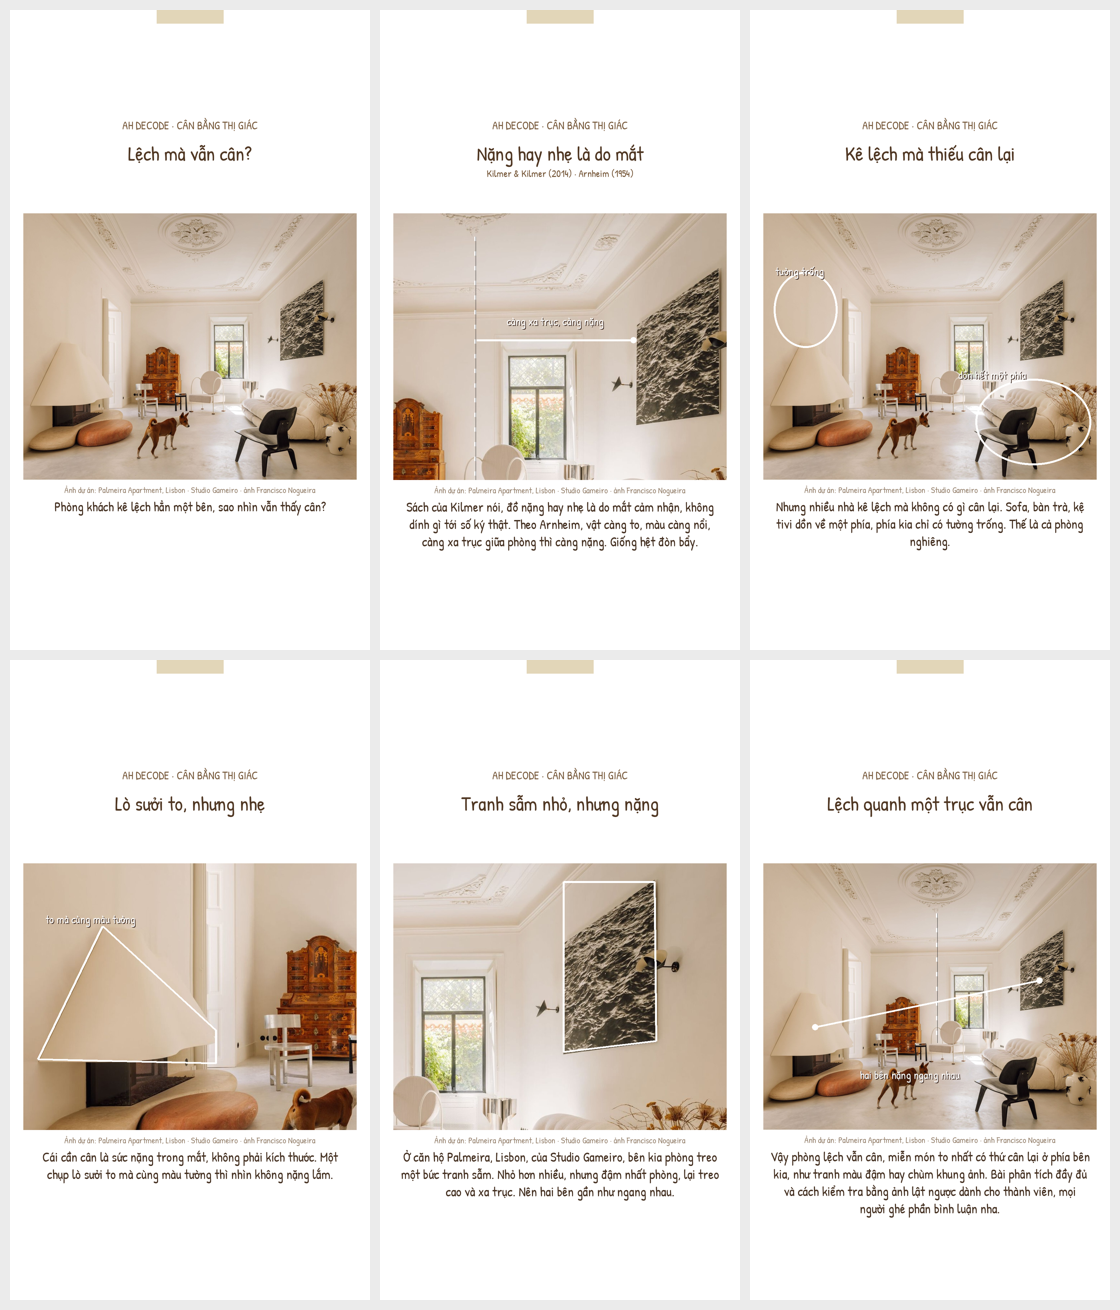

Generate this figure with Python:
from PIL import Image, ImageDraw, ImageFont
from scenes import SC, HEAD, CREDIT
F=lambda s: ImageFont.truetype('/tmp/ph.ttf', s)
src=Image.open('source.png').convert('RGB'); K=2500/1932
def wrap(d,t,f,w):
    out=[];cur=''
    for wd in t.split():
        if d.textlength((cur+' '+wd).strip(),font=f)<=w: cur=(cur+' '+wd).strip()
        else: out.append(cur);cur=wd
    return out+[cur]
def frame(s):
    W,H=1080,1920; im=Image.new('RGB',(W,H),'white'); d=ImageDraw.Draw(im)
    d.rectangle([440,0,640,40],fill=(226,214,184))
    d.text((W//2,345),HEAD,font=F(34),fill=(120,90,60),anchor='mm')
    d.text((W//2,430),s['head'],font=F(60),fill=(80,55,35),anchor='mm')
    if s['cite']: d.text((W//2,490),s['cite'],font=F(30),fill=(120,90,60),anchor='mm')
    x,y,w,h=s['cam']; card=src.crop((int(x*K),int(y*K),int((x+w)*K),int((y+h)*K))).resize((1000,int(1000*h/w)))
    ch=card.size[1]; top=610
    # nét doodle (xem trước vị trí)
    cd=ImageDraw.Draw(card); sx=1000/w
    P=lambda a,b:((a-x)*sx,(b-y)*sx)
    for k,v in s['dd']:
        if k=='line':
            x1,y1=P(v[0],v[1]);x2,y2=P(v[2],v[3])
            n=int(abs(y2-y1)//22)
            for i in range(0,n,2): cd.line([x1,y1+i*22,x1,y1+i*22+12],fill='white',width=6)
            cd.line([x1+2,y1,x1+2,y2],fill=(40,40,40),width=1)
        elif k=='ellipse':
            a=P(v[0],v[1]);b=P(v[2],v[3]); cd.ellipse([a,b],outline='white',width=6)
        elif k=='poly':
            cd.line([P(*p) for p in v]+[P(*v[0])],fill='white',width=6)
        elif k in('arrow','arrow2'):
            a=P(v[0],v[1]);b=P(v[2],v[3]); cd.line([a,b],fill='white',width=6); cd.ellipse([b[0]-9,b[1]-9,b[0]+9,b[1]+9],fill='white')
            if k=='arrow2': cd.ellipse([a[0]-9,a[1]-9,a[0]+9,a[1]+9],fill='white')
        elif k=='text':
            p=P(v[0],v[1]); cd.text((p[0]+2,p[1]+2),v[2],font=F(34),fill=(60,40,30)); cd.text(p,v[2],font=F(34),fill='white')
    im.paste(card,(40,top))
    d.text((W//2,top+ch+30),CREDIT,font=F(26),fill=(150,130,110),anchor='mm')
    ys=top+ch+80
    for ln in wrap(d,s['loi'],F(40),960)[:5]:
        d.text((W//2,ys),ln,font=F(40),fill=(70,50,35),anchor='mm'); ys+=52
    return im
fr=[frame(s) for s in SC]
import os; os.makedirs('frames',exist_ok=True)
for i,f in enumerate(fr,1): f.save(f'frames/c{i}.png')
tw,th=360,640
sheet=Image.new('RGB',(tw*3+40,th*2+30),(235,235,235))
for i,f in enumerate(fr):
    sheet.paste(f.resize((tw,th)),(10+(i%3)*(tw+10),10+(i//3)*(th+10)))
sheet.save('storyboard.png')
# kiểm tra vùng an toàn: chữ y 330..1500
for i,f in enumerate(fr,1): print(i,'ok')
